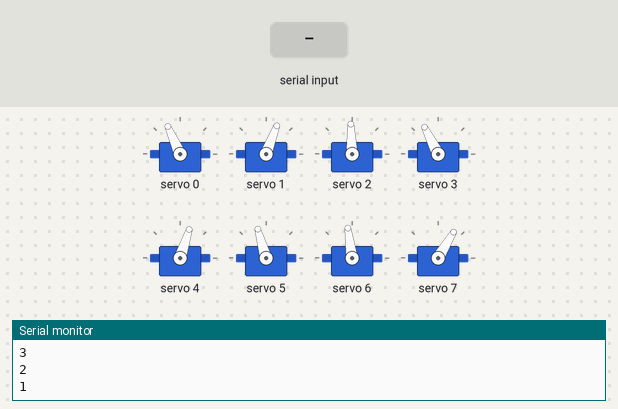
This sketch was run on a simulated ESP32. On the bench: 8 × servo, the last lines printed to the serial monitor. The inputs (shaded band) are chosen by the test bench.

Above: at 12.2 s.
12.3 s: "2" received over Serial
At 12.88 s:
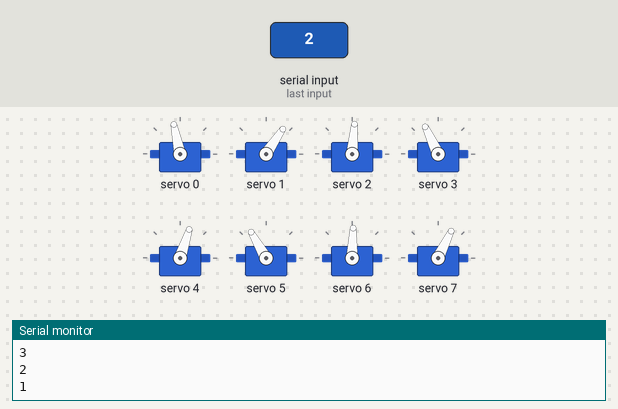
At 13.3 s:
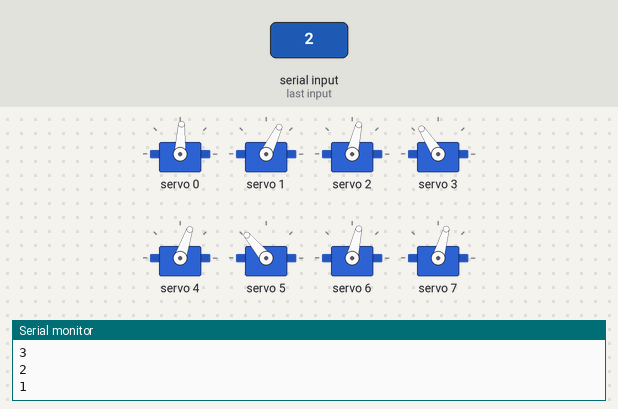
15.3 s: "1" received over Serial
18.3 s: "0" received over Serial
At 18.7 s:
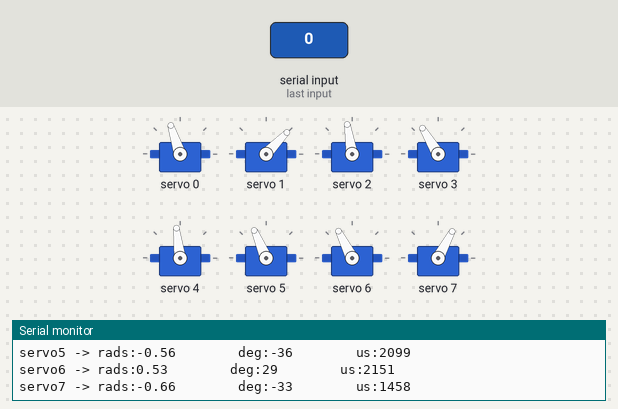
Timing chart, 0 to 21.3 s (numbered marks = the images above; inputs shaded):
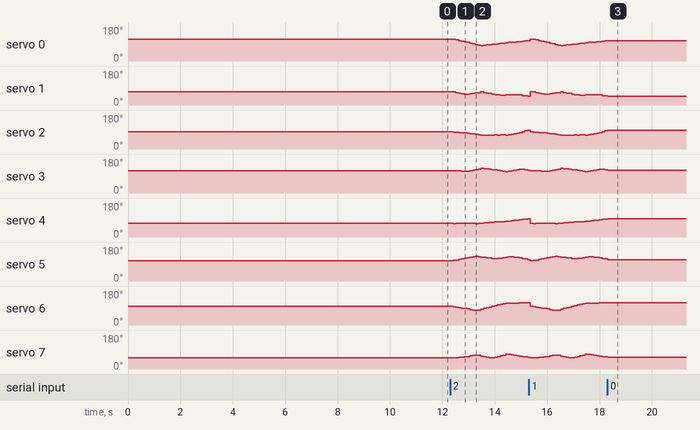

Measured:
- after the input at 12.3 s, servo 0: 114° → 112° after 0.22 s, → 108° 0.11 s later, → 105° 0.11 s later, → 102° 0.11 s later, … (27 changes in this stretch); servo 1: 69° → 66° after 0.22 s, → 63° 0.11 s later, → 59° 0.11 s later, → 56° 0.11 s later, … (24 changes in this stretch)
- after the input at 18.3 s, servo 0: goes on until 18.3 s, then stays 108°; servo 1: goes on until 18.3 s, then stays 46°; servo 2: goes on until 18.3 s, then stays 99°; servo 3: goes on until 18.3 s, then stays 121°; servo 4: goes on until 18.3 s, then stays 97°

The sketch:

3D_SS_17.ino
```cpp
// HOW TO:
// ------------------------------
// Serial input = 2 -> Steps through gait sequence once and stops at the end.
// Serial input = 1 -> Steps through gait sequence in a loop.
// Serial input = 0 -> Stops infinite loop at the node where it is at that moment

//Gait template
#include <Wire.h>
#include <Adafruit_PWMServoDriver.h>

Adafruit_PWMServoDriver pca9685 = Adafruit_PWMServoDriver();

#define SERVO_FREQ 300
#define SER0 0 //Hip 1
#define SER1 1 //Knee 1
#define SER2 2 //Hip 2
#define SER3 3 //Knee 2
#define SER4 4 //Hip 3
#define SER5 5 //Knee 3
#define SER6 6 //Hip 4
#define SER7 7 //Knee 4


// Insert servo angles here:
// For 3D gaits, these angles are obtained from linearisation.py
// For 2D gaits, these angles are obtained from 2D_trajectory_reader.py
float SS_servo0[] = {-0.5140605 , -0.49899253, -0.4422871 , -0.36491255, -0.28982521, -0.21051197, -0.10581787, -0.01889986,  0.06389405,  0.16244264,  0.26383482,  0.31144248,  0.26958358,  0.21557883,  0.17933763,  0.13958255,  0.09175488,  0.051571  , -0.00114696, -0.03750612, -0.08205886, -0.10815798, -0.13430549, -0.16783126, -0.20061822, -0.22960628, -0.27540054, -0.31737552, -0.36129338, -0.41274149, -0.46401993, -0.50593367, -0.52351675, -0.52119422, -0.52307308, -0.52353655, -0.5228806 , -0.52059595, -0.52043348, -0.51470564, -0.51055802};
float SS_servo1[] = {0.44269744, 0.44758316, 0.51590876, 0.59887219, 0.68136691, 0.75876094, 0.73040504, 0.67179001, 0.62662738, 0.56257872, 0.50726929, 0.44943912, 0.51647711, 0.60893494, 0.66021018, 0.71265925, 0.78213326, 0.83030982, 0.88499093, 0.85905716, 0.84568199, 0.79385122, 0.76960322, 0.78976444, 0.8220929 , 0.85025926, 0.91095   , 0.95761135, 1.00071547, 1.05255125, 1.12072283, 1.15361721, 1.12588086, 1.04356   , 0.96567417, 0.88567091, 0.80901485, 0.72582396, 0.64093915, 0.55465138, 0.47395524};
float SS_servo2[] = {-7.72870917e-02, -1.12620078e-01, -1.67120261e-01, -1.86646287e-01, -2.10695878e-01, -2.31710427e-01, -2.64876887e-01, -3.04592793e-01, -3.58352374e-01, -4.19696898e-01, -4.81676228e-01, -5.18280188e-01, -5.20890784e-01, -5.16596773e-01, -5.04472541e-01, -4.89165218e-01, -4.85309294e-01, -4.90110225e-01, -4.83495303e-01, -4.81666746e-01, -4.95976258e-01, -4.78216132e-01, -4.27935955e-01, -3.51220989e-01, -2.62751820e-01, -1.79253042e-01, -7.76509838e-02,  2.25634962e-02,  1.08420051e-01,  1.94483848e-01,  2.85206532e-01,  3.35179187e-01,  3.30541057e-01,  2.66692650e-01,  2.21291182e-01,  1.88232730e-01,  1.37488559e-01,  6.76261261e-02, -2.11877465e-04, -3.43418810e-02, -5.55035829e-02};
float SS_servo3[] = {0.49324985, 0.50257489, 0.52877309, 0.4947496 , 0.47482971, 0.45991795, 0.47640009, 0.50566988, 0.56684681, 0.65229186, 0.76653005, 0.83276442, 0.81372753, 0.78047661, 0.72632991, 0.66025202, 0.61340537, 0.57959591, 0.5153283 , 0.43755265, 0.39884382, 0.43838544, 0.50864087, 0.5847278 , 0.66689209, 0.75621582, 0.74979094, 0.67471853, 0.59350417, 0.51031359, 0.44787309, 0.3801104 , 0.32992331, 0.38326983, 0.40123787, 0.3936062 , 0.42706527, 0.48596822, 0.53805592, 0.52713637, 0.49344769};
float SS_servo4[] = { 0.52037247,  0.5238717 ,  0.52106575,  0.52246623,  0.52054285,  0.5229334 ,  0.52296846,  0.52077873,  0.52103876,  0.52505223,  0.51442181,  0.48362205,  0.45077186,  0.42510752,  0.38947554,  0.35172062,  0.32972296,  0.32145931,  0.30062764,  0.28887232,  0.27684258,  0.25232144,  0.19937783,  0.14973115,  0.12325103,  0.08246019,  0.02926036, -0.02595159, -0.08564489, -0.14997833, -0.16062929, -0.09715553, -0.00535624,  0.07804754,  0.15638228,  0.21885303,  0.27762717,  0.34672849,  0.4162711 ,  0.4905536 ,  0.52591578};
float SS_servo5[] = {-0.46382454, -0.53019031, -0.60358053, -0.67773175, -0.74477803, -0.81175841, -0.86833287, -0.92326915, -0.97755685, -1.02983919, -1.02505135, -0.96669047, -0.92091864, -0.89153655, -0.84567355, -0.80136698, -0.79119394, -0.81228627, -0.82286399, -0.88476418, -0.9646459 , -1.02134898, -1.00005369, -0.94517799, -0.92790009, -0.87541167, -0.79935675, -0.72113745, -0.63973256, -0.55505655, -0.56964507, -0.65342817, -0.73416716, -0.81824891, -0.90356269, -0.93637916, -0.88151868, -0.80116071, -0.72216341, -0.63280739, -0.49151817};
float SS_servo6[] = { 1.34372584e-01,  9.62087486e-02,  4.78157073e-02,  3.83587414e-04, -4.98073218e-02, -9.51745779e-02, -1.45871937e-01, -2.04755666e-01, -2.63353191e-01, -3.08667514e-01, -2.77131883e-01, -1.86775829e-01, -9.70833205e-02,  9.03783449e-04,  8.49097683e-02,  1.50714586e-01,  2.18657704e-01,  2.95290912e-01,  3.71616216e-01,  4.42229369e-01,  4.82876521e-01,  4.94631817e-01,  4.78750800e-01,  4.74876214e-01,  4.91203495e-01,  5.12353250e-01,  5.13923115e-01,  5.13553512e-01,  5.12053506e-01,  5.26228644e-01,  5.11695178e-01,  4.58384347e-01,  3.97027379e-01,  3.51796787e-01,  3.20000255e-01,  2.79749057e-01,  2.52145407e-01,  2.34913342e-01,  2.09878110e-01,  1.93802304e-01,  1.68839027e-01};
float SS_servo7[] = {-0.66137207, -0.64429869, -0.63180722, -0.61186354, -0.58134666, -0.55147948, -0.5038202 , -0.43493053, -0.3612348 , -0.30408795, -0.3597215 , -0.4450979 , -0.51157551, -0.58065379, -0.63728798, -0.63066846, -0.56894903, -0.49001546, -0.41280787, -0.32378133, -0.22014313, -0.22918742, -0.2727132 , -0.314107  , -0.38073832, -0.45262283, -0.49264213, -0.53423287, -0.58097198, -0.66089238, -0.67498722, -0.61495926, -0.54761019, -0.52449651, -0.52926391, -0.51774566, -0.52861391, -0.56905106, -0.60314407, -0.64962321, -0.68100731};

int node=0;
int first=0;
int input=0;
int end_time=0;
int time_step=100000;
int steps = sizeof(SS_servo0)/sizeof(SS_servo0[0]);
int one_print = 0;

// -------------------Joint configurations-------------------
int servo0=0;
int servo0_deg=0;
int servo1=0;
int servo1_deg=0;
int servo2=0;
int servo2_deg=0;
int servo3=0;
int servo3_deg=0;
int servo4=0;
int servo4_deg=0;
int servo5=0;
int servo5_deg=0;
int servo6=0;
int servo6_deg=0;
int servo7=0;
int servo7_deg=0;

void setup() {
  Serial.begin(115200);
  pca9685.begin();

  pca9685.setOscillatorFrequency(27000000); //Value between 24MHz and 27MHz, tuned for this setup
  pca9685.setPWMFreq(SERVO_FREQ);
  delay (1000);

  servo0_deg=SS_servo0[0]/3.14159265*180;
  servo0=map(servo0_deg,-38,90,2200,1030);
  servo1_deg=SS_servo1[0]/3.14159265*180;
  servo1=map(servo1_deg,-90,90,2600,950);
  servo2_deg=SS_servo2[0]/3.14159265*180;
  servo2=map(servo2_deg,-38,90,1510,2730);
  servo3_deg=SS_servo3[0]/3.14159265*180;
  servo3=map(servo3_deg,-90,90,1100,2700);
  servo4_deg=SS_servo4[0]/3.14159265*180;
  servo4=map(servo4_deg,-90,38,2700,1500);
  servo5_deg=SS_servo5[0]/3.14159265*180;
  servo5=map(servo5_deg,-90,90,2600,930);
  servo6_deg=SS_servo6[0]/3.14159265*180;
  servo6=map(servo6_deg,-90,38,850,2250);
  servo7_deg=SS_servo7[0]/3.14159265*180;
  servo7=map(servo7_deg,-90,90,920,2620);

  pca9685.setPWM(SER0,0,servo0);
  pca9685.setPWM(SER1,0,servo1);
  pca9685.setPWM(SER2,0,servo2);
  pca9685.setPWM(SER3,0,servo3);
  pca9685.setPWM(SER4,0,servo4);
  pca9685.setPWM(SER5,0,servo5);
  pca9685.setPWM(SER6,0,servo6);
  pca9685.setPWM(SER7,0,servo7);

  Serial.print("Node:");
  Serial.println(node);
  Serial.print("servo0 -> rads:");
  Serial.print(SS_servo0[node]);
  Serial.print("        deg:");
  Serial.print(servo0_deg);
  Serial.print("        us:");
  Serial.println(servo0);
  Serial.print("servo1 -> rads:");
  Serial.print(SS_servo1[node]);
  Serial.print("        deg:");
  Serial.print(servo1_deg);
  Serial.print("        us:");
  Serial.println(servo1);
  Serial.print("servo2 -> rads:");
  Serial.print(SS_servo2[node]);
  Serial.print("        deg:");
  Serial.print(servo2_deg);
  Serial.print("        us:");
  Serial.println(servo2);
  Serial.print("servo3 -> rads:");
  Serial.print(SS_servo3[node]);
  Serial.print("        deg:");
  Serial.print(servo3_deg);
  Serial.print("        us:");
  Serial.println(servo3);
  Serial.print("servo4 -> rads:");
  Serial.print(SS_servo4[node]);
  Serial.print("        deg:");
  Serial.print(servo4_deg);
  Serial.print("        us:");
  Serial.println(servo4);
  Serial.print("servo5 -> rads:");
  Serial.print(SS_servo5[node]);
  Serial.print("        deg:");
  Serial.print(servo5_deg);
  Serial.print("        us:");
  Serial.println(servo5);
  Serial.print("servo6 -> rads:");
  Serial.print(SS_servo6[node]);
  Serial.print("        deg:");
  Serial.print(servo6_deg);
  Serial.print("        us:");
  Serial.println(servo6);
  Serial.print("servo7 -> rads:");
  Serial.print(SS_servo7[node]);
  Serial.print("        deg:");
  Serial.print(servo7_deg);
  Serial.print("        us:");
  Serial.println(servo7);

  Serial.println("10");
  delay(1000);
  Serial.println("9");
  delay(1000);
  Serial.println("8");
  delay(1000);
  Serial.println("7");
  delay(1000);
  Serial.println("6");
  delay(1000);
  Serial.println("5");
  delay(1000);
  Serial.println("4");
  delay(1000);
  Serial.println("3");
  delay(1000);
  Serial.println("2");
  delay(1000);
  Serial.println("1");
  delay(1000);

}

void loop()
{
  if(Serial.available()>0)
  {
    first=Serial.read();
    if(first=='2')
    {
      input=2;
      node=0;
      one_print=1;
    }
    if(first=='1')
    {
      input=1;
      node=0;
      one_print=1;
    }
    if(first=='0')
    {
      input=0;
    }
  }
  if(input==1 or input==2)
  {
      if(esp_timer_get_time()>=end_time)
      {
        servo0_deg=SS_servo0[node]/3.14159265*180;
        servo0=map(servo0_deg,-38,90,2200,1030);
        servo1_deg=SS_servo1[node]/3.14159265*180;
        servo1=map(servo1_deg,-90,90,2600,950);
        servo2_deg=SS_servo2[node]/3.14159265*180;
        servo2=map(servo2_deg,-38,90,1510,2730);
        servo3_deg=SS_servo3[node]/3.14159265*180;
        servo3=map(servo3_deg,-90,90,1100,2700);
        servo4_deg=SS_servo4[node]/3.14159265*180;
        servo4=map(servo4_deg,-90,38,2700,1500);
        servo5_deg=SS_servo5[node]/3.14159265*180;
        servo5=map(servo5_deg,-90,90,2600,930);
        servo6_deg=SS_servo6[node]/3.14159265*180;
        servo6=map(servo6_deg,-90,38,850,2250);
        servo7_deg=SS_servo7[node]/3.14159265*180;
        servo7=map(servo7_deg,-90,90,920,2620);

        pca9685.setPWM(SER0,0,servo0);
        pca9685.setPWM(SER1,0,servo1);
        pca9685.setPWM(SER2,0,servo2);
        pca9685.setPWM(SER3,0,servo3);
        pca9685.setPWM(SER4,0,servo4);
        pca9685.setPWM(SER5,0,servo5);
        pca9685.setPWM(SER6,0,servo6);
        pca9685.setPWM(SER7,0,servo7);

        node+=1;
        if(node>=steps and input==1)
        {
          Serial.print("Input:");
          Serial.println(input);
          node=0;
        }
        if(node>=steps and input==2)
        {
          Serial.print("Input:");
          Serial.println(input);
          input=0;
        }
         end_time=esp_timer_get_time()+time_step;
      }
   }

  if(input == 0)
  {
        pca9685.setPWM(SER0,0,servo0);
        pca9685.setPWM(SER1,0,servo1);
        pca9685.setPWM(SER2,0,servo2);
        pca9685.setPWM(SER3,0,servo3);
        pca9685.setPWM(SER4,0,servo4);
        pca9685.setPWM(SER5,0,servo5);
        pca9685.setPWM(SER6,0,servo6);
        pca9685.setPWM(SER7,0,servo7);

        if(one_print==1)
        {
          Serial.print("Input:");
          Serial.println(input);
          Serial.print("Node:");
          Serial.println(node);
          Serial.print("servo0 -> rads:");
          Serial.print(SS_servo0[node]);
          Serial.print("        deg:");
          Serial.print(servo0_deg);
          Serial.print("        us:");
          Serial.println(servo0);
          Serial.print("servo1 -> rads:");
          Serial.print(SS_servo1[node]);
          Serial.print("        deg:");
          Serial.print(servo1_deg);
          Serial.print("        us:");
          Serial.println(servo1);
          Serial.print("servo2 -> rads:");
          Serial.print(SS_servo2[node]);
          Serial.print("        deg:");
          Serial.print(servo2_deg);
          Serial.print("        us:");
          Serial.println(servo2);
          Serial.print("servo3 -> rads:");
          Serial.print(SS_servo3[node]);
          Serial.print("        deg:");
          Serial.print(servo3_deg);
          Serial.print("        us:");
          Serial.println(servo3);
          Serial.print("servo4 -> rads:");
          Serial.print(SS_servo4[node]);
          Serial.print("        deg:");
          Serial.print(servo4_deg);
          Serial.print("        us:");
          Serial.println(servo4);
          Serial.print("servo5 -> rads:");
          Serial.print(SS_servo5[node]);
          Serial.print("        deg:");
          Serial.print(servo5_deg);
          Serial.print("        us:");
          Serial.println(servo5);
          Serial.print("servo6 -> rads:");
          Serial.print(SS_servo6[node]);
          Serial.print("        deg:");
          Serial.print(servo6_deg);
          Serial.print("        us:");
          Serial.println(servo6);
          Serial.print("servo7 -> rads:");
          Serial.print(SS_servo7[node]);
          Serial.print("        deg:");
          Serial.print(servo7_deg);
          Serial.print("        us:");
          Serial.println(servo7);
          one_print=0;
        }

  }
}
```
